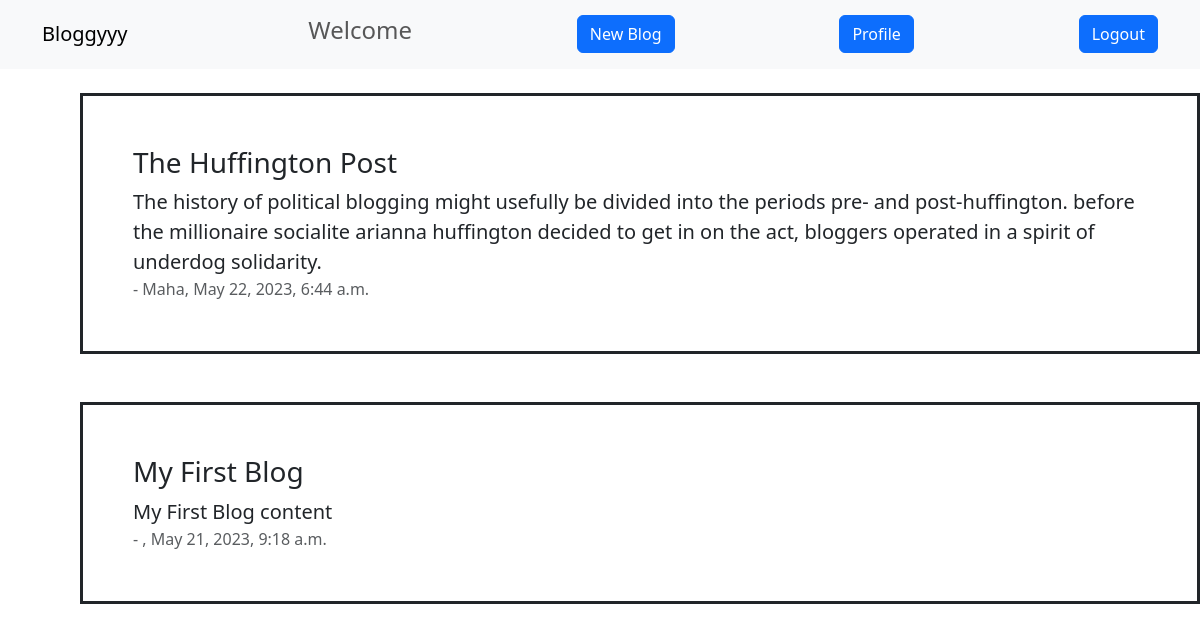
The app's page / (signed in) with its own data.
### BlogApp/models.py (models this page shows, shortened)
class Blog(models.Model):
    title = models.CharField(max_length=30)
    content = models.TextField(max_length = 2000)
    date_posted = models.DateTimeField(default = timezone.now)
    author = models.ForeignKey(User, on_delete = models.CASCADE)

### BlogApp/views.py (the view)
# urls.py: path('', views.home, name = "home"),
@login_required
def home(request):
    users = User.objects.all()
    Blogs = Blog.objects.all().order_by('-date_posted').values()
    return render(request, 'home.html', {'blogs': Blogs, 'users': users})

### BlogApp/views.py (called while the page is built)
@register.filter
def get_author(author_id):
    usr = User.objects.filter(id = author_id).first()
    return usr.first_name

### templates/home.html (shortened to what this page needs)
{% extends "base.html" %}
{% block body %}
<br>
<div style = "width: 1120px; margin-left: 80px">
    <div class="mb-3">
        {% if blogs %}
            {% for blog in blogs %}
            <div style = "border-style: solid; padding: 50px">
            <div class = "h3">
                {{blog.title}}
            </div>
            <div class = "lead">
                {{blog.content}}
            </div>
            <div class = "text-muted">
                - {{ blog.author_id|get_author }},&nbsp;{{blog.date_posted}}
            </div>
            </div>
            <br><br>
            {% endfor %}
        {% else %}
            Be the first to create a blog <br><br><a href = "{% url 'new blog' %}" class = "btn btn-primary">Click here</a> to create your first blog
        {% endif %}
    </div>
</div>
{% endblock %}

### templates/base.html (shortened to what this page needs)
<!DOCTYPE html>
<html lang="en">
<head>
    <link href="https://cdn.jsdelivr.net/npm/bootstrap@5.3.0-alpha3/dist/css/bootstrap.min.css" rel="stylesheet">
</head>
<body>
    <nav class="navbar navbar-expand-lg bg-body-tertiary">
      <div class="container-md">
        <a class="navbar-brand" href="{% url 'home' %}">Bloggyyy</a>
        {% if user.is_authenticated %}
          <h4 class = "navbar-text">Welcome <a href = "{% url 'profile' %}">{{user.first_name}}</a></h4>
          <a href = "{% url 'new blog' %}" class = "btn btn-primary">New Blog</a>
          <a href = "{% url 'profile' %}" class = "btn btn-primary">Profile</a>
          <a class="nav-fill btn btn-primary" href = "{% url 'logout' %}">Logout</a>
        {% endif %}
      </div>
    </nav>
    {% block body %}
    {% endblock %}
</body>
</html>

### records on screen
Blog: title "The Huffington Post", content "The history of political blogging might usefully be divided into the periods pre- and post-huffington. before the millionaire socialite arianna huffington decided to get in on the act, bloggers operated in a spirit of underdog solidarity.", author_id|get_author "Maha", date_posted "May 22, 2023, 6:44 a.m."
Blog: title "My First Blog", content "My First Blog content", date_posted "May 21, 2023, 9:18 a.m."
